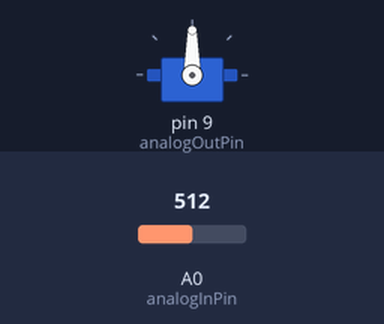
This program was run on a simulated Arduino Uno, built with avr-gcc and run on an emulated ATmega328P. Shown: servo. The test bench sets the inputs (shaded band); at power-on: A0 (analogInPin) = 512.

Above: at 3.2 s.
3.3 s: A0 (analogInPin) set to 716
At 4.6 s:
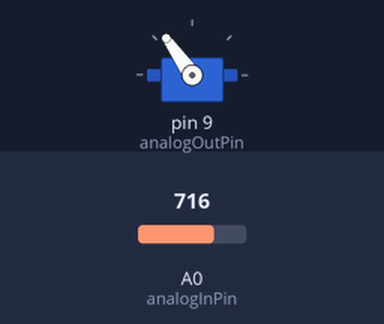
5.5 s: A0 (analogInPin) set to 900
At 7.2 s:
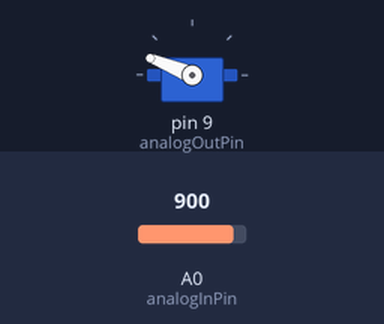
7.5 s: A0 (analogInPin) set to 1023
At 8.9 s:
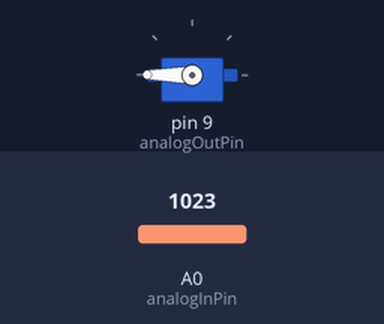
9.5 s: A0 (analogInPin) set to 306
At 10.5 s:
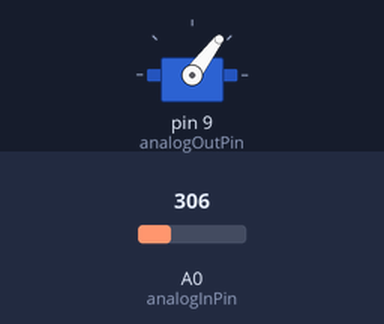
11.5 s: A0 (analogInPin) set to 122
At 13.2 s:
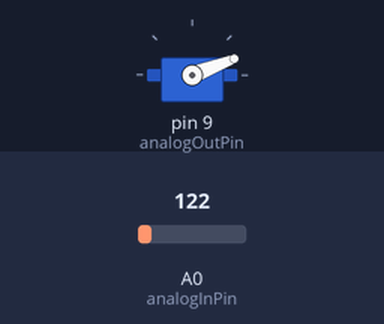
13.5 s: A0 (analogInPin) set to 0
At 14.9 s:
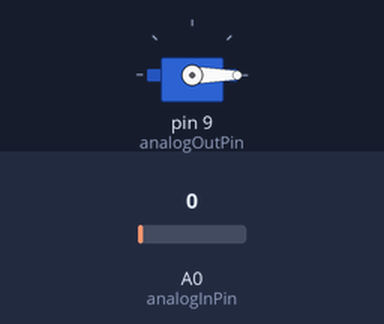
Timing chart, 0 to 16.5 s (numbered marks = the images above; inputs shaded):
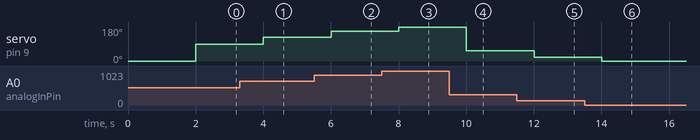

Measured:
- after the input at 3.3 s, servo on pin 9 (analogOutPin): 90° → 125° after 0.70 s
- after the input at 5.5 s, servo on pin 9 (analogOutPin): 125° → 158° after 0.50 s
- after the input at 7.5 s, servo on pin 9 (analogOutPin): 158° → 180° after 0.51 s
- after the input at 9.5 s, servo on pin 9 (analogOutPin): 180° → 53° after 0.51 s
- after the input at 11.5 s, servo on pin 9 (analogOutPin): 53° → 21° after 0.51 s
- after the input at 13.5 s, servo on pin 9 (analogOutPin): 21° → 0° after 0.51 s

The program:

main.cpp
```cpp
#include <Arduino.h>
#include <Servo.h>

Servo servo;

const int analogInPin = A0;
const int analogOutPin = 9;

//potentiometer value in:0-1023
int potentiometerValue = 0;
int pmwValue = 0;


void setup() {
// write your initialization code here
    servo.attach(analogOutPin);
    servo.write(0);

    delay(2000);
}

void loop() {
// write your code here
    potentiometerValue = analogRead(analogInPin);
    pmwValue = map(potentiometerValue, 0, 1023, 0, 180);

//    analogWrite(analogOutPin,pmwValue);
    Serial.print("sensor = ");
    Serial.print(potentiometerValue, '\t');
    Serial.print("pmwValue = ");
    Serial.print(pmwValue,'\t');

    servo.write(pmwValue);
    delay(1000);

}
```

potRead.cpp
```cpp
//
// -* Encoding utf-8 *-
// Created by Samuel Hong on 2022/5/11.
// Description:
//

#include "Arduino.h"
#include "Servo.h"


//const int analogInPin = A0;
//const int analogOutPin = 9;

//potentiometer value in:0-1023
//int potentiometerValue = 0;
//int pmwValue = 0;


//void potRead() {
//    potentiometerValue = analogRead(analogInPin);
//    pmwValue = map(potentiometerValue, 0, 1023, 0, 180);
//
//    analogWrite(analogOutPin,pmwValue);
//    Serial.print("sensor = ");
//    Serial.print(potentiometerValue, '\t');
//    Serial.print("pmwValue = ");
//    Serial.print(pmwValue,'\t');
////    servo.write()
//}
```
